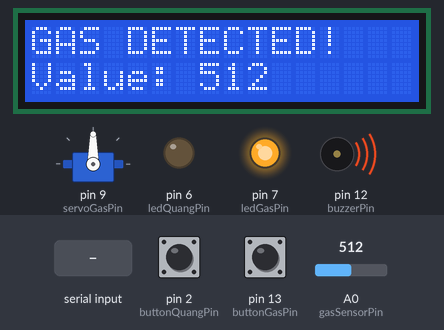
Bench run of a sketch on a simulated Arduino Uno, built with avr-gcc and run on an emulated ATmega328P. Shown: servo, 16×2 character LCD, output pins drawn as LEDs (lit = HIGH), buzzer (waves = sounding, pin HIGH). The inputs (shaded band) are chosen by the test bench; at power-on: A0 (gasSensorPin) = 512, pin 2 (buttonQuangPin) HIGH, pin 13 (buttonGasPin) HIGH. What the sketch prints to the serial monitor is not drawn.

Above: at 1.2 s.
1.3 s: A0 (gasSensorPin) set to 311
At 2.1 s:
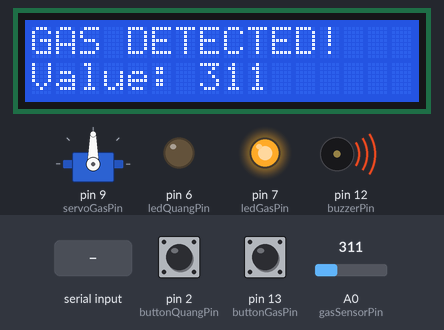
2.8 s: A0 (gasSensorPin) set to 288
At 4.2 s:
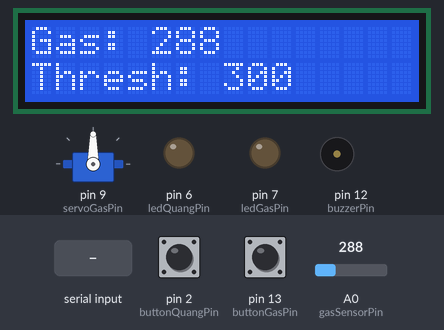
5.8 s: pin 2 (buttonQuangPin) pulled LOW for 0.15 s
At 6.9 s:
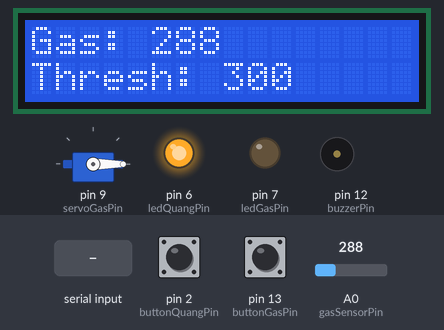
7.4 s: pin 13 (buttonGasPin) pulled LOW for 0.15 s
At 8.1 s:
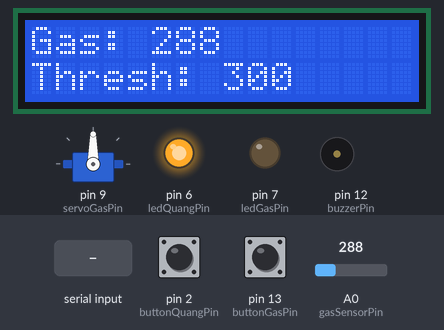
9.0 s: A0 (gasSensorPin) set to 306
At 10.2 s:
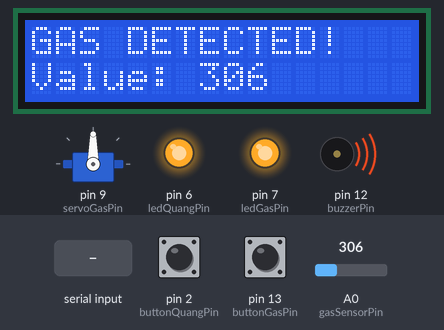
10.5 s: "GAS_OFF\n" received over Serial
At 10.8 s:
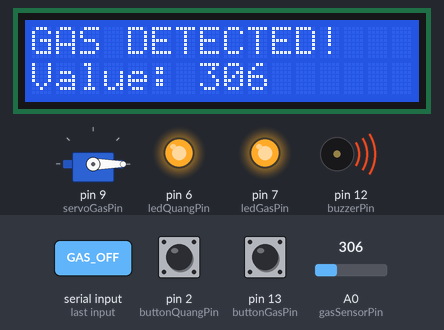
Timing chart, 0 to 13.0 s (numbered marks = the images above; inputs shaded):
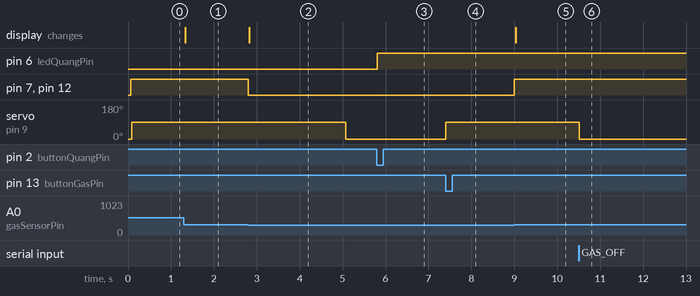

The sketch:

smarthome.ino
```cpp
#include <Wire.h>
#include <LiquidCrystal_I2C.h>
#include <Servo.h>

// --- LCD I2C ---
LiquidCrystal_I2C lcd(0x27, 16, 2);

// --- Pin ---
const int gasSensorPin = A0;
const int buzzerPin = 12;
const int ledGasPin = 7;
const int ledQuangPin = 6;
const int servoGasPin = 9;
const int buttonQuangPin = 2;
const int buttonGasPin = 13;

// --- Ngưỡng ---
const int gasThreshold = 300;

// --- Servo ---
Servo gasServo;

// --- Trạng thái ---
bool doorOpen = false;
bool gasAlert = false;
unsigned long gasDetectedTime = 0;
const unsigned long gasOpenDuration = 5000;
bool gasServoManual = false;
bool ledQuangManual = false;
bool lastButtonQuangState = HIGH;
bool lastButtonGasState = HIGH;

// --- Serial buffer ---
#define BUF_SIZE 32
char inBuffer[BUF_SIZE];
uint8_t bufIndex = 0;

// --- Lưu để gửi ESP ---
int lastGasValue = -1;
bool lastDoorOpen = false;
bool lastGasServoManual = false;
bool lastLedQuangManual = false;

// --- LCD update ---
int lastLCDGas = -1;
bool lastLCDAlert = false;

// ================== LCD ===================
void showGasValue(int gasValue) {
  lcd.clear();
  lcd.setCursor(0,0);
  lcd.print("Gas: ");
  lcd.print(gasValue);
  lcd.setCursor(0,1);
  lcd.print("Thresh: ");
  lcd.print(gasThreshold);
}

void showGasAlertLCD(int gasValue) {
  lcd.clear();
  lcd.setCursor(0,0);
  lcd.print("GAS DETECTED!");
  lcd.setCursor(0,1);
  lcd.print("Value: ");
  lcd.print(gasValue);
}

// ================= ESP Command ==================
void processCommand(const char *cmd) {
  String command = String(cmd);
  command.trim();
  if (command == "LED_Q_ON") {
    ledQuangManual = true;
    digitalWrite(ledQuangPin, HIGH);
    Serial.println("LED_Q:ON");
  } else if (command == "LED_Q_OFF") {
    ledQuangManual = false;
    digitalWrite(ledQuangPin, LOW);
    Serial.println("LED_Q:OFF");
  } else if (command == "GAS_ON") {
    gasServoManual = true;
    gasServo.write(90);
    Serial.println("GAS_SERVO:OPEN");
  } else if (command == "GAS_OFF") {
    gasServoManual = false;
    gasServo.write(0);
    Serial.println("GAS_SERVO:CLOSE");
  }
}

// ================== SETUP =====================
void setup() {
  pinMode(buzzerPin, OUTPUT);
  pinMode(ledGasPin, OUTPUT);
  pinMode(ledQuangPin, OUTPUT);
  pinMode(buttonQuangPin, INPUT_PULLUP);
  pinMode(buttonGasPin, INPUT_PULLUP);

  digitalWrite(ledGasPin, LOW);
  digitalWrite(ledQuangPin, LOW);
  digitalWrite(buzzerPin, LOW);

  gasServo.attach(servoGasPin);
  gasServo.write(0);

  Serial.begin(9600);

  lcd.init();
  lcd.backlight();
  lcd.clear();

  Serial.println("UNO khoi dong OK.");
}

// ================== LOOP ======================
void loop() {
  // ----- 1. BUTTON LED QUANG -----
  int readingQuang = digitalRead(buttonQuangPin);
  if (readingQuang == LOW && lastButtonQuangState == HIGH) {
    ledQuangManual = !ledQuangManual;
    digitalWrite(ledQuangPin, ledQuangManual);
    Serial.print("LED_Q:");
    Serial.println(ledQuangManual ? "ON":"OFF");
    delay(50);
  }
  lastButtonQuangState = readingQuang;

  // ----- 2. BUTTON SERVO GAS -----
  int readingGas = digitalRead(buttonGasPin);
  if (readingGas == LOW && lastButtonGasState == HIGH) {
    gasServoManual = !gasServoManual;
    gasServo.write(gasServoManual ? 90 : 0);
    Serial.print("GAS_SERVO:");
    Serial.println(gasServoManual ? "OPEN":"CLOSE");
    delay(50);
  }
  lastButtonGasState = readingGas;

  // ----- 3. COMMAND FROM ESP -----
  while (Serial.available() > 0) {
    char c = Serial.read();
    if (c=='\n' || c=='\r') {
      if (bufIndex > 0) {
        inBuffer[bufIndex] = 0;
        processCommand(inBuffer);
        bufIndex = 0;
      }
    } else {
      if (bufIndex < BUF_SIZE-1) inBuffer[bufIndex++] = c;
    }
  }

  // ----- 4. READ GAS + PROCESS -----
  int gasValue = analogRead(gasSensorPin);

  if (gasValue > gasThreshold) {
    gasAlert = true;
    // Bật LED Gas
    digitalWrite(ledGasPin, HIGH);
    // Buzzer kêu dài liên tục
    digitalWrite(buzzerPin, HIGH);
    // Mở servo chỉ 1 lần nếu chưa mở
    if (!doorOpen) {
      doorOpen = true;
      gasDetectedTime = millis();
      if (!gasServoManual) gasServo.write(90);
      Serial.println("ON");
    }
  } else {
    gasAlert = false;
    // Tắt LED và buzzer
    digitalWrite(ledGasPin, LOW);
    digitalWrite(buzzerPin, LOW);
    // Đóng cửa nếu hết thời gian mở
    if (doorOpen && (millis() - gasDetectedTime > gasOpenDuration)) {
      doorOpen = false;
      if (!gasServoManual) gasServo.write(0);
      Serial.println("OFF");
    }
  }

  // ----- 5. Manual servo override -----
  if (gasServoManual) gasServo.write(90);

  // ----- 6. LCD -----
  if (gasAlert != lastLCDAlert || abs(gasValue - lastLCDGas) > 10) {
    lastLCDGas = gasValue;
    lastLCDAlert = gasAlert;
    if (gasAlert) showGasAlertLCD(gasValue);
    else showGasValue(gasValue);
  }

  // ----- 7. SEND STATE TO ESP -----
  static unsigned long lastPrint = 0;
  if (millis() - lastPrint > 1000) {
    lastPrint = millis();
    if (abs(gasValue - lastGasValue) > 10 || lastGasValue == -1) {
      lastGasValue = gasValue;
      Serial.print("GAS_VALUE:");
      Serial.println(gasValue);
    }
    bool servoOpen = gasServoManual || doorOpen;
    if (servoOpen != lastDoorOpen || gasServoManual != lastGasServoManual) {
      lastDoorOpen = servoOpen;
      lastGasServoManual = gasServoManual;
      Serial.print("GAS_SERVO:");
      Serial.println(servoOpen ? "OPEN":"CLOSE");
    }
    if (lastLedQuangManual != ledQuangManual) {
      lastLedQuangManual = ledQuangManual;
      Serial.print("LED_Q:");
      Serial.println(ledQuangManual ? "ON":"OFF");
    }
  }

  delay(5);
}
```

Measured:
- the behaviour switches between 301 and 300 on A0 (gasSensorPin) (found by bisection; images 1 and 2)
- after the input at 1.3 s, the display: changes at once (image 1)
- after the input at 2.8 s, pin 7 (ledGasPin), pin 12 (buzzerPin): HIGH → LOW at once; servo on pin 9 (servoGasPin): 90° → 0° after 2.3 s; the display: changes at once (image 2)
- after the input at 5.8 s, pin 6 (ledQuangPin): LOW → HIGH at once
- after the input at 7.4 s, servo on pin 9 (servoGasPin): 0° → 90° at once
- after the input at 9.0 s, pin 7 (ledGasPin), pin 12 (buzzerPin): LOW → HIGH at once; the display: changes at once (image 5)
- after the input at 10.5 s, servo on pin 9 (servoGasPin): 90° → 0° at once
